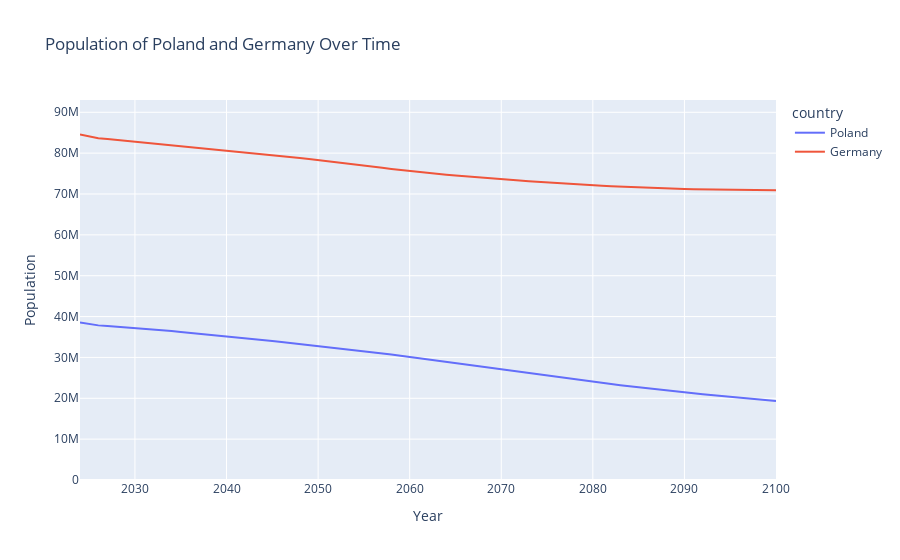

Notebook code for this chart:
### Markdown cell above
## Summary: Historical vs Projection Data

We've now explored population data using two different datasets:

1. **UN WPP Projections**: These include estimates and projections, with data categorized by variant (medium, high, low), sex, and age groups. This is more detailed for recent years but focuses on future projections.

2. **Historical Population Data**: This provides a long-term historical perspective going back thousands of years, showing actual historical estimates rather than projections. This dataset is simpler (just country, year, and population) but covers a much longer time span.

Both datasets show the population trends for Poland and Germany, but the historical dataset gives us a much broader perspective on demographic changes over time, while the projection dataset provides more detailed breakdowns and future estimates.

### Code cell
# Plot Poland and Germany population over time using plotly express
fig = px.line(combined_data, x='year', y='population', color='country',
              title='Population of Poland and Germany Over Time',
              labels={'population': 'Population', 'year': 'Year'})
fig.update_layout(yaxis_range=[0, combined_data['population'].max() * 1.1])
fig.show()

### Figure 1 — Plotly figure (JSON) as saved in the notebook; plotly's stock layout.template omitted (floating-point values rounded to 4 significant figures)
{"data": [{"hovertemplate": "country=Poland<br>Year=%{x}<br>Population=%{y}<extra></extra>", "legendgroup": "Poland", "line": {"color": "#636efa", "dash": "solid"}, "marker": {"symbol": "circle"}, "mode": "lines", "name": "Poland", "orientation": "v", "showlegend": true, "type": "scatter", "x": [2024, 2025, 2026, 2027, 2028, 2029, 2030, 2031, 2032, 2033, 2034, 2035, 2036, 2037, 2038, 2039, 2040, 2041, 2042, 2043, 2044, 2045, 2046, 2047, 2048, 2049, 2050, 2051, 2052, 2053, 2054, 2055, 2056, 2057, 2058, 2059, 2060, 2061, 2062, 2063, 2064, 2065, 2066, 2067, 2068, 2069, 2070, 2071, 2072, 2073, 2074, 2075, 2076, 2077, 2078, 2079, 2080, 2081, 2082, 2083, 2084, 2085, 2086, 2087, 2088, 2089, 2090, 2091, 2092, 2093, 2094, 2095, 2096, 2097, 2098, 2099, 2100], "xaxis": "x", "y": [38539152, 38140872, 37843149, 37694970, 37538199, 37372227, 37198488, 37017967, 36831129, 36639763, 36443860, 36243739, 36038889, 35829709, 35616970, 35400078, 35179504, 34956288, 34729659, 34499196, 34266430, 34031014, 33792827, 33552134, 33309057, 33063186, 32814042, 32561436, 32306276, 32048013, 31785753, 31520065, 31250532, 30977790, 30702271, 30422584, 30139116, 29852014, 29560791, 29265269, 28965114, 28661414, 28354437, 28044354, 27731957, 27418114, 27103503, 26788354, 26472876, 26157650, 25844093, 25533612, 25226437, 24922213, 24622655, 24328001, 24037655, 23752596, 23472762, 23198800, 22931362, 22670426, 22415488, 22166242, 21922608, 21684832, 21452500, 21224975, 21002020, 20783129, 20567733, 20355922, 20146773, 19939753, 19734906, 19531611, 19329794], "yaxis": "y"}, {"hovertemplate": "country=Germany<br>Year=%{x}<br>Population=%{y}<extra></extra>", "legendgroup": "Germany", "line": {"color": "#EF553B", "dash": "solid"}, "marker": {"symbol": "circle"}, "mode": "lines", "name": "Germany", "orientation": "v", "showlegend": true, "type": "scatter", "x": [2024, 2025, 2026, 2027, 2028, 2029, 2030, 2031, 2032, 2033, 2034, 2035, 2036, 2037, 2038, 2039, 2040, 2041, 2042, 2043, 2044, 2045, 2046, 2047, 2048, 2049, 2050, 2051, 2052, 2053, 2054, 2055, 2056, 2057, 2058, 2059, 2060, 2061, 2062, 2063, 2064, 2065, 2066, 2067, 2068, 2069, 2070, 2071, 2072, 2073, 2074, 2075, 2076, 2077, 2078, 2079, 2080, 2081, 2082, 2083, 2084, 2085, 2086, 2087, 2088, 2089, 2090, 2091, 2092, 2093, 2094, 2095, 2096, 2097, 2098, 2099, 2100], "xaxis": "x", "y": [84552190, 84075024, 83644205, 83442658, 83229033, 83005389, 82780923, 82552386, 82323628, 82099699, 81882600, 81669855, 81443350, 81216855, 80993941, 80769972, 80551692, 80345599, 80149065, 79942092, 79719572, 79491735, 79264402, 79034244, 78791031, 78540841, 78294563, 78048384, 77800832, 77539813, 77258732, 76970256, 76686955, 76408059, 76129059, 75861334, 75604555, 75361432, 75130942, 74909513, 74701672, 74502950, 74308648, 74117816, 73940294, 73773286, 73615793, 73459559, 73301549, 73144586, 72985094, 72838423, 72691138, 72532919, 72383041, 72244129, 72112462, 71991143, 71881400, 71775238, 71672922, 71576174, 71478401, 71387304, 71315908, 71258950, 71200357, 71145584, 71109225, 71085781, 71065710, 71045841, 71019827, 70982866, 70952977, 70930734, 70899814], "yaxis": "y"}], "layout": {"legend": {"title": {"text": "country"}, "tracegroupgap": 0}, "title": {"text": "Population of Poland and Germany Over Time"}, "xaxis": {"anchor": "y", "domain": [0, 1], "title": {"text": "Year"}}, "yaxis": {"anchor": "x", "domain": [0, 1], "range": [0, 93010000.0], "title": {"text": "Population"}}}}
